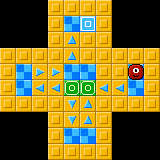

The image is a tile-based game level rendered from a .tmx file. Its description and complete source (layers, tilesets, objects, tile grids) follow:
An orthogonal 10x10 tile map with 16x16 px tiles, 3 tile layers (floor, walls, items).

<map version="1.10" tiledversion="1.11.0" orientation="orthogonal" renderorder="left-up" width="10" height="10" tilewidth="16" tileheight="16" infinite="0" nextlayerid="4" nextobjectid="1">
 <editorsettings>
  <export format="defold" />
 </editorsettings>
 <properties>
  <property name="moves" type="int" value="8" />
  <property name="name" value="CROSSFIRE" />
 </properties>
 <tileset firstgid="1" source="tiles.tsx" />
 <layer id="1" name="floor" width="10" height="10">
  <data encoding="csv">
0,0,0,0,0,0,0,0,0,0,
0,0,0,0,52,52,0,0,0,0,
0,0,0,0,52,0,0,0,0,0,
0,0,0,0,52,0,0,0,0,0,
0,52,52,52,52,52,0,0,52,0,
0,52,52,52,52,52,52,52,52,0,
0,0,0,0,52,52,0,0,0,0,
0,0,0,0,52,52,0,0,0,0,
0,0,0,0,52,52,0,0,0,0,
0,0,0,0,0,0,0,0,0,0
</data>
 </layer>
 <layer id="2" name="walls" width="10" height="10">
  <data encoding="csv">
0,0,0,51,51,51,51,0,0,0,
0,0,0,51,0,0,51,0,0,0,
0,0,0,51,0,51,51,0,0,0,
51,51,51,51,0,51,51,51,51,51,
51,0,0,0,0,0,51,51,0,51,
51,0,0,0,0,0,0,0,0,51,
51,51,51,51,0,0,51,51,51,51,
0,0,0,51,0,0,51,0,0,0,
0,0,0,51,0,0,51,0,0,0,
0,0,0,51,51,51,51,0,0,0
</data>
 </layer>
 <layer id="3" name="items" width="10" height="10">
  <data encoding="csv">
0,0,0,0,0,0,0,0,0,0,
0,0,0,0,0,1,0,0,0,0,
0,0,0,0,5,0,0,0,0,0,
0,0,0,0,5,0,0,0,0,0,
0,0,4,4,0,0,0,0,2,0,
0,0,3,3,7,7,3,3,0,0,
0,0,0,0,6,5,0,0,0,0,
0,0,0,0,6,5,0,0,0,0,
0,0,0,0,0,0,0,0,0,0,
0,0,0,0,0,0,0,0,0,0
</data>
 </layer>
</map>
